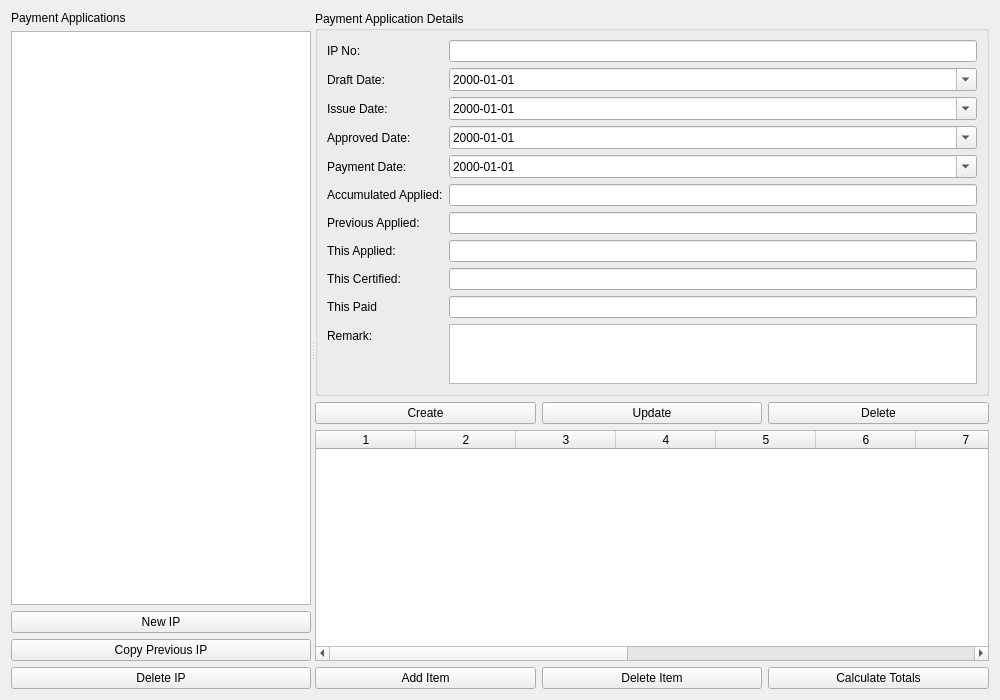
<?xml version="1.0" encoding="UTF-8"?>
<ui version="4.0">
 <class>PaymentManagerForm</class>
 <widget class="QWidget" name="PaymentManagerForm">
  <property name="geometry">
   <rect>
    <x>0</x>
    <y>0</y>
    <width>1000</width>
    <height>700</height>
   </rect>
  </property>
  <property name="windowTitle">
   <string>Payment Application Manager</string>
  </property>
  <layout class="QHBoxLayout" name="horizontalLayout">
   <item>
    <widget class="QSplitter" name="splitter">
     <property name="orientation">
      <enum>Qt::Horizontal</enum>
     </property>
     <widget class="QWidget" name="leftSide" native="true">
      <property name="maximumSize">
       <size>
        <width>300</width>
        <height>16777215</height>
       </size>
      </property>
      <layout class="QVBoxLayout" name="verticalLayout_left">
       <item>
        <widget class="QLabel" name="label_left_title">
         <property name="text">
          <string>Payment Applications</string>
         </property>
        </widget>
       </item>
       <item>
        <widget class="QListWidget" name="ip_list"/>
       </item>
       <item>
        <widget class="QPushButton" name="btn_add_ip">
         <property name="text">
          <string>New IP</string>
         </property>
        </widget>
       </item>
       <item>
        <widget class="QPushButton" name="btn_copy_ip">
         <property name="text">
          <string>Copy Previous IP</string>
         </property>
        </widget>
       </item>
       <item>
        <widget class="QPushButton" name="btn_delete_ip">
         <property name="text">
          <string>Delete IP</string>
         </property>
        </widget>
       </item>
      </layout>
     </widget>
     <widget class="QWidget" name="rightSide" native="true">
      <layout class="QVBoxLayout" name="verticalLayout">
       <item>
        <widget class="QGroupBox" name="formGroupBox">
         <property name="title">
          <string>Payment Application Details</string>
         </property>
         <layout class="QFormLayout" name="formLayout">
          <item row="0" column="0">
           <widget class="QLabel" name="label_ip">
            <property name="text">
             <string>IP No:</string>
            </property>
           </widget>
          </item>
          <item row="0" column="1">
           <widget class="QLineEdit" name="edit_ip_no"/>
          </item>
          <item row="1" column="0">
           <widget class="QLabel" name="label_date_draft">
            <property name="text">
             <string>Draft Date:</string>
            </property>
           </widget>
          </item>
          <item row="1" column="1">
           <widget class="QDateEdit" name="date_draft">
            <property name="displayFormat">
             <string>yyyy-MM-dd</string>
            </property>
            <property name="calendarPopup">
             <bool>true</bool>
            </property>
           </widget>
          </item>
          <item row="2" column="0">
           <widget class="QLabel" name="label_date_issue">
            <property name="text">
             <string>Issue Date:</string>
            </property>
           </widget>
          </item>
          <item row="2" column="1">
           <widget class="QDateEdit" name="date_issue">
            <property name="displayFormat">
             <string>yyyy-MM-dd</string>
            </property>
            <property name="calendarPopup">
             <bool>true</bool>
            </property>
           </widget>
          </item>
          <item row="3" column="0">
           <widget class="QLabel" name="label_date_approved">
            <property name="text">
             <string>Approved Date:</string>
            </property>
           </widget>
          </item>
          <item row="3" column="1">
           <widget class="QDateEdit" name="date_approved">
            <property name="displayFormat">
             <string>yyyy-MM-dd</string>
            </property>
            <property name="calendarPopup">
             <bool>true</bool>
            </property>
           </widget>
          </item>
          <item row="4" column="0">
           <widget class="QLabel" name="label_date_payment">
            <property name="text">
             <string>Payment Date:</string>
            </property>
           </widget>
          </item>
          <item row="4" column="1">
           <widget class="QDateEdit" name="date_payment">
            <property name="displayFormat">
             <string>yyyy-MM-dd</string>
            </property>
            <property name="calendarPopup">
             <bool>true</bool>
            </property>
           </widget>
          </item>
          <item row="5" column="0">
           <widget class="QLabel" name="label_accumulated">
            <property name="text">
             <string>Accumulated Applied:</string>
            </property>
           </widget>
          </item>
          <item row="5" column="1">
           <widget class="QLineEdit" name="spin_accumulated"/>
          </item>
          <item row="6" column="0">
           <widget class="QLabel" name="label_previous">
            <property name="text">
             <string>Previous Applied:</string>
            </property>
           </widget>
          </item>
          <item row="6" column="1">
           <widget class="QLineEdit" name="spin_previous"/>
          </item>
          <item row="7" column="0">
           <widget class="QLabel" name="label_this">
            <property name="text">
             <string>This Applied:</string>
            </property>
           </widget>
          </item>
          <item row="7" column="1">
           <widget class="QLineEdit" name="spin_this"/>
          </item>
          <item row="8" column="0">
           <widget class="QLabel" name="label_certified">
            <property name="text">
             <string>This Certified:</string>
            </property>
           </widget>
          </item>
          <item row="8" column="1">
           <widget class="QLineEdit" name="spin_certified"/>
          </item>
          <item row="9" column="0">
           <widget class="QLabel" name="label_paid">
            <property name="text">
             <string>This Paid</string>
            </property>
           </widget>
          </item>
          <item row="9" column="1">
           <widget class="QLineEdit" name="spin_paid"/>
          </item>
          <item row="10" column="0">
           <widget class="QLabel" name="label_remark">
            <property name="text">
             <string>Remark:</string>
            </property>
           </widget>
          </item>
          <item row="10" column="1">
           <widget class="QTextEdit" name="text_remark">
            <property name="maximumSize">
             <size>
              <width>16777215</width>
              <height>60</height>
             </size>
            </property>
           </widget>
          </item>
         </layout>
        </widget>
       </item>
       <item>
        <layout class="QHBoxLayout" name="buttonLayout">
         <item>
          <widget class="QPushButton" name="btn_create">
           <property name="text">
            <string>Create</string>
           </property>
          </widget>
         </item>
         <item>
          <widget class="QPushButton" name="btn_update">
           <property name="text">
            <string>Update</string>
           </property>
          </widget>
         </item>
         <item>
          <widget class="QPushButton" name="btn_delete">
           <property name="text">
            <string>Delete</string>
           </property>
          </widget>
         </item>
        </layout>
       </item>
       <item>
        <widget class="QTableWidget" name="item_table">
         <property name="rowCount">
          <number>0</number>
         </property>
         <property name="columnCount">
          <number>13</number>
         </property>
         <column/>
         <column/>
         <column/>
         <column/>
         <column/>
         <column/>
         <column/>
         <column/>
         <column/>
         <column/>
         <column/>
         <column/>
         <column/>
        </widget>
       </item>
       <item>
        <layout class="QHBoxLayout" name="btn_item_layout">
         <item>
          <widget class="QPushButton" name="btn_add_item">
           <property name="text">
            <string>Add Item</string>
           </property>
          </widget>
         </item>
         <item>
          <widget class="QPushButton" name="btn_delete_item">
           <property name="text">
            <string>Delete Item</string>
           </property>
          </widget>
         </item>
         <item>
          <widget class="QPushButton" name="btn_calc_totals">
           <property name="text">
            <string>Calculate Totals</string>
           </property>
          </widget>
         </item>
        </layout>
       </item>
      </layout>
     </widget>
    </widget>
   </item>
  </layout>
 </widget>
 <resources/>
 <connections/>
</ui>
